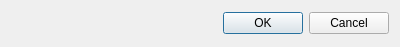
<?xml version="1.0" encoding="UTF-8"?>
<ui version="4.0">
 <class>ListfilesDialog</class>
 <widget class="QDialog" name="ListfilesDialog">
  <property name="geometry">
   <rect>
    <x>0</x>
    <y>0</y>
    <width>400</width>
    <height>47</height>
   </rect>
  </property>
  <property name="windowTitle">
   <string>Listfiles</string>
  </property>
  <layout class="QVBoxLayout" name="verticalLayout">
   <item>
    <widget class="KDialogButtonBox" name="m_dialogButtonBox">
     <property name="standardButtons">
      <set>QDialogButtonBox::Cancel|QDialogButtonBox::Ok</set>
     </property>
    </widget>
   </item>
  </layout>
 </widget>
 <customwidgets>
  <customwidget>
   <class>KDialogButtonBox</class>
   <extends>QDialogButtonBox</extends>
   <header>kdialogbuttonbox.h</header>
  </customwidget>
 </customwidgets>
 <resources/>
 <connections/>
</ui>
